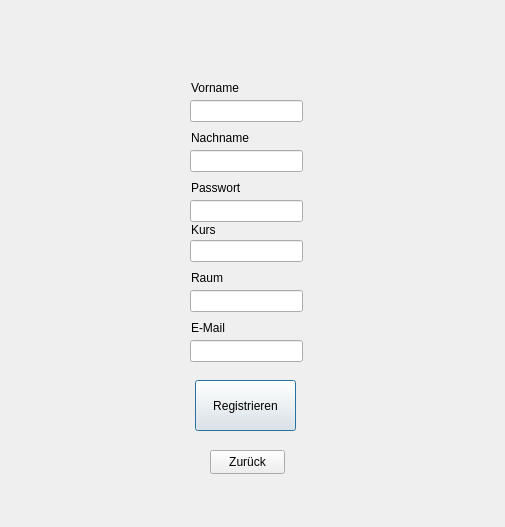
<?xml version="1.0" encoding="UTF-8"?>
<ui version="4.0">
 <class>Registrieren</class>
 <widget class="QDialog" name="Registrieren">
  <property name="geometry">
   <rect>
    <x>0</x>
    <y>0</y>
    <width>505</width>
    <height>527</height>
   </rect>
  </property>
  <property name="sizePolicy">
   <sizepolicy hsizetype="Preferred" vsizetype="Preferred">
    <horstretch>50</horstretch>
    <verstretch>0</verstretch>
   </sizepolicy>
  </property>
  <property name="windowTitle">
   <string>Registrieren</string>
  </property>
  <widget class="QLineEdit" name="lineEditVorname">
   <property name="geometry">
    <rect>
     <x>190</x>
     <y>100</y>
     <width>113</width>
     <height>22</height>
    </rect>
   </property>
  </widget>
  <widget class="QLineEdit" name="lineEditNachname">
   <property name="geometry">
    <rect>
     <x>190</x>
     <y>150</y>
     <width>113</width>
     <height>22</height>
    </rect>
   </property>
  </widget>
  <widget class="QLineEdit" name="lineEditRaum">
   <property name="geometry">
    <rect>
     <x>190</x>
     <y>290</y>
     <width>113</width>
     <height>22</height>
    </rect>
   </property>
  </widget>
  <widget class="QLineEdit" name="lineEditKurs">
   <property name="geometry">
    <rect>
     <x>190</x>
     <y>240</y>
     <width>113</width>
     <height>22</height>
    </rect>
   </property>
  </widget>
  <widget class="QLineEdit" name="lineEditEMail">
   <property name="geometry">
    <rect>
     <x>190</x>
     <y>340</y>
     <width>113</width>
     <height>22</height>
    </rect>
   </property>
  </widget>
  <widget class="QLabel" name="label">
   <property name="geometry">
    <rect>
     <x>191</x>
     <y>80</y>
     <width>49</width>
     <height>16</height>
    </rect>
   </property>
   <property name="text">
    <string>Vorname</string>
   </property>
  </widget>
  <widget class="QLabel" name="label_2">
   <property name="geometry">
    <rect>
     <x>191</x>
     <y>130</y>
     <width>71</width>
     <height>16</height>
    </rect>
   </property>
   <property name="text">
    <string>Nachname</string>
   </property>
  </widget>
  <widget class="QLabel" name="label_3">
   <property name="geometry">
    <rect>
     <x>191</x>
     <y>220</y>
     <width>31</width>
     <height>20</height>
    </rect>
   </property>
   <property name="text">
    <string>Kurs</string>
   </property>
  </widget>
  <widget class="QLabel" name="label_4">
   <property name="geometry">
    <rect>
     <x>191</x>
     <y>270</y>
     <width>49</width>
     <height>16</height>
    </rect>
   </property>
   <property name="text">
    <string>Raum</string>
   </property>
  </widget>
  <widget class="QLabel" name="label_5">
   <property name="geometry">
    <rect>
     <x>191</x>
     <y>320</y>
     <width>49</width>
     <height>16</height>
    </rect>
   </property>
   <property name="text">
    <string>E-Mail</string>
   </property>
  </widget>
  <widget class="QPushButton" name="pushButtonRegister">
   <property name="geometry">
    <rect>
     <x>195</x>
     <y>380</y>
     <width>101</width>
     <height>51</height>
    </rect>
   </property>
   <property name="text">
    <string>Registrieren</string>
   </property>
  </widget>
  <widget class="QPushButton" name="pushButtonZurueck">
   <property name="geometry">
    <rect>
     <x>210</x>
     <y>450</y>
     <width>75</width>
     <height>24</height>
    </rect>
   </property>
   <property name="text">
    <string>Zurück</string>
   </property>
  </widget>
  <widget class="QLineEdit" name="lineEditPasswort">
   <property name="geometry">
    <rect>
     <x>190</x>
     <y>200</y>
     <width>113</width>
     <height>22</height>
    </rect>
   </property>
  </widget>
  <widget class="QLabel" name="label_6">
   <property name="geometry">
    <rect>
     <x>191</x>
     <y>180</y>
     <width>49</width>
     <height>16</height>
    </rect>
   </property>
   <property name="text">
    <string>Passwort</string>
   </property>
  </widget>
 </widget>
 <tabstops>
  <tabstop>lineEditVorname</tabstop>
  <tabstop>lineEditNachname</tabstop>
  <tabstop>lineEditPasswort</tabstop>
  <tabstop>lineEditKurs</tabstop>
  <tabstop>lineEditRaum</tabstop>
  <tabstop>lineEditEMail</tabstop>
  <tabstop>pushButtonRegister</tabstop>
  <tabstop>pushButtonZurueck</tabstop>
 </tabstops>
 <resources/>
 <connections>
  <connection>
   <sender>pushButtonRegister</sender>
   <signal>pressed()</signal>
   <receiver>lineEditEMail</receiver>
   <slot>undo()</slot>
   <hints>
    <hint type="sourcelabel">
     <x>226</x>
     <y>415</y>
    </hint>
    <hint type="destinationlabel">
     <x>235</x>
     <y>357</y>
    </hint>
   </hints>
  </connection>
  <connection>
   <sender>pushButtonRegister</sender>
   <signal>pressed()</signal>
   <receiver>lineEditRaum</receiver>
   <slot>undo()</slot>
   <hints>
    <hint type="sourcelabel">
     <x>277</x>
     <y>393</y>
    </hint>
    <hint type="destinationlabel">
     <x>281</x>
     <y>299</y>
    </hint>
   </hints>
  </connection>
  <connection>
   <sender>pushButtonRegister</sender>
   <signal>pressed()</signal>
   <receiver>lineEditKurs</receiver>
   <slot>undo()</slot>
   <hints>
    <hint type="sourcelabel">
     <x>254</x>
     <y>393</y>
    </hint>
    <hint type="destinationlabel">
     <x>252</x>
     <y>243</y>
    </hint>
   </hints>
  </connection>
  <connection>
   <sender>pushButtonRegister</sender>
   <signal>pressed()</signal>
   <receiver>lineEditPasswort</receiver>
   <slot>undo()</slot>
   <hints>
    <hint type="sourcelabel">
     <x>208</x>
     <y>394</y>
    </hint>
    <hint type="destinationlabel">
     <x>219</x>
     <y>214</y>
    </hint>
   </hints>
  </connection>
  <connection>
   <sender>pushButtonRegister</sender>
   <signal>pressed()</signal>
   <receiver>lineEditNachname</receiver>
   <slot>undo()</slot>
   <hints>
    <hint type="sourcelabel">
     <x>249</x>
     <y>380</y>
    </hint>
    <hint type="destinationlabel">
     <x>249</x>
     <y>161</y>
    </hint>
   </hints>
  </connection>
  <connection>
   <sender>pushButtonRegister</sender>
   <signal>pressed()</signal>
   <receiver>lineEditVorname</receiver>
   <slot>undo()</slot>
   <hints>
    <hint type="sourcelabel">
     <x>200</x>
     <y>400</y>
    </hint>
    <hint type="destinationlabel">
     <x>224</x>
     <y>108</y>
    </hint>
   </hints>
  </connection>
 </connections>
</ui>
